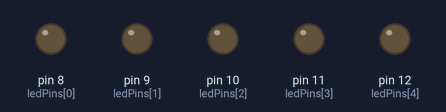
The sketch below on a simulated Arduino Uno, built with avr-gcc and run on an emulated ATmega328P. On the bench: output pins drawn as LEDs (lit = HIGH).

Above: at 1.3 s.
At 14.05 s:
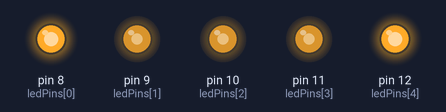
At 17.05 s:
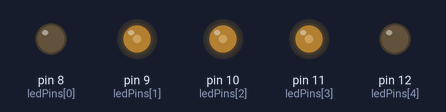
At 32.92 s:
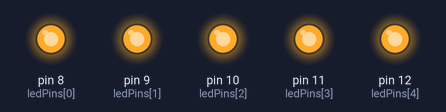
Timing chart, 0 to 40.0 s (numbered marks = the images above):
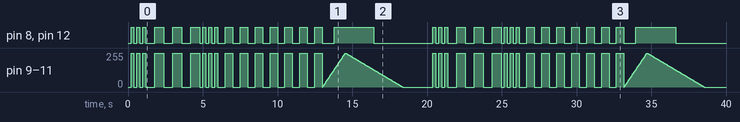

The sketch:

SECUENCIAS.ino
```cpp
// Pines de los LEDs
const int ledPins[] = {8, 9, 10, 11, 12};
const int numLEDs = 5;

// Variables de tiempo
unsigned long previousMillis = 0;

// Secuencia
enum State {SOS, BLINK, FADE, WAIT_FADE_END};
State currentState = SOS;
int subStep = 0;      // paso dentro de cada bloque
bool ledOn = false;
bool fadeUp = true;
int fadeValue = 0;

// Configuración de tiempos
const int sosPattern[9] = {1,1,1, 3,3,3, 1,1,1}; // 1=corto, 3=largo
const unsigned long shortFlash = 200; // ms
const unsigned long longFlash = 600;  // ms
const unsigned long blinkTime = 500;  // ms
const unsigned long fadeStepTime = 30; // ms por incremento de fade
const unsigned long waitAfterFade = 2000; // ms final Fade

unsigned long stepStart = 0;

void setup() {
  for(int i = 0; i < numLEDs; i++){
    pinMode(ledPins[i], OUTPUT);
    digitalWrite(ledPins[i], LOW);
  }
}

void loop() {
  unsigned long currentMillis = millis();

  switch(currentState){
    case SOS:
      runSOS(currentMillis);
      break;
    case BLINK:
      runBlink(currentMillis);
      break;
    case FADE:
      runFade(currentMillis);
      break;
    case WAIT_FADE_END:
      if(currentMillis - stepStart >= waitAfterFade){
        currentState = SOS;
        subStep = 0;
        fadeUp = true;
        fadeValue = 0;
      }
      break;
  }
}

// Funciones

void runSOS(unsigned long now){
  unsigned long duration = sosPattern[subStep] == 1 ? shortFlash : longFlash;

  if(now - stepStart >= duration){
    stepStart = now;
    ledOn = !ledOn;
    digitalWriteAll(ledOn);

    if(!ledOn){ // solo contar subStep cuando se apaga
      subStep++;
      if(subStep >= 9){
        subStep = 0;
        currentState = BLINK;
        digitalWriteAll(false);
        stepStart = now;
      }
    }
  }
}

void runBlink(unsigned long now){
  if(now - stepStart >= blinkTime){
    stepStart = now;
    ledOn = !ledOn;
    digitalWriteAll(ledOn);

    if(!ledOn){
      subStep++;
      if(subStep >= 7){ // 7 veces
        subStep = 0;
        currentState = FADE;
        stepStart = now;
        fadeValue = 0;
        fadeUp = true;
      }
    }
  }
}

void runFade(unsigned long now){
  if(now - stepStart >= fadeStepTime){
    stepStart = now;

    if(fadeUp){
      fadeValue += 5;
      if(fadeValue >= 255) fadeUp = false;
    } else {
      fadeValue -= 2;
      if(fadeValue <= 0){
        fadeValue = 0;
        currentState = WAIT_FADE_END;
        stepStart = now;
      }
    }

    for(int i = 0; i < numLEDs; i++){
      analogWrite(ledPins[i], fadeValue);
    }
  }
}

// Función para encender/apagar todos los LEDs
void digitalWriteAll(bool state){
  for(int i = 0; i < numLEDs; i++){
    digitalWrite(ledPins[i], state ? HIGH : LOW);
  }
}
```

Measured:
- by itself, pin 8 (ledPins[0]), pin 12 (ledPins[4]): LOW → HIGH at 0.20 s, → LOW 0.20 s later, → HIGH 0.20 s later, → LOW 0.20 s later, … (68 changes in this stretch)
- by itself, pin 9 (ledPins[1]), pin 10 (ledPins[2]), pin 11 (ledPins[3]): 0/255 → 255/255 at 0.20 s, → 0/255 0.20 s later, → 255/255 0.20 s later, → 0/255 0.20 s later, … (422 changes in this stretch)
